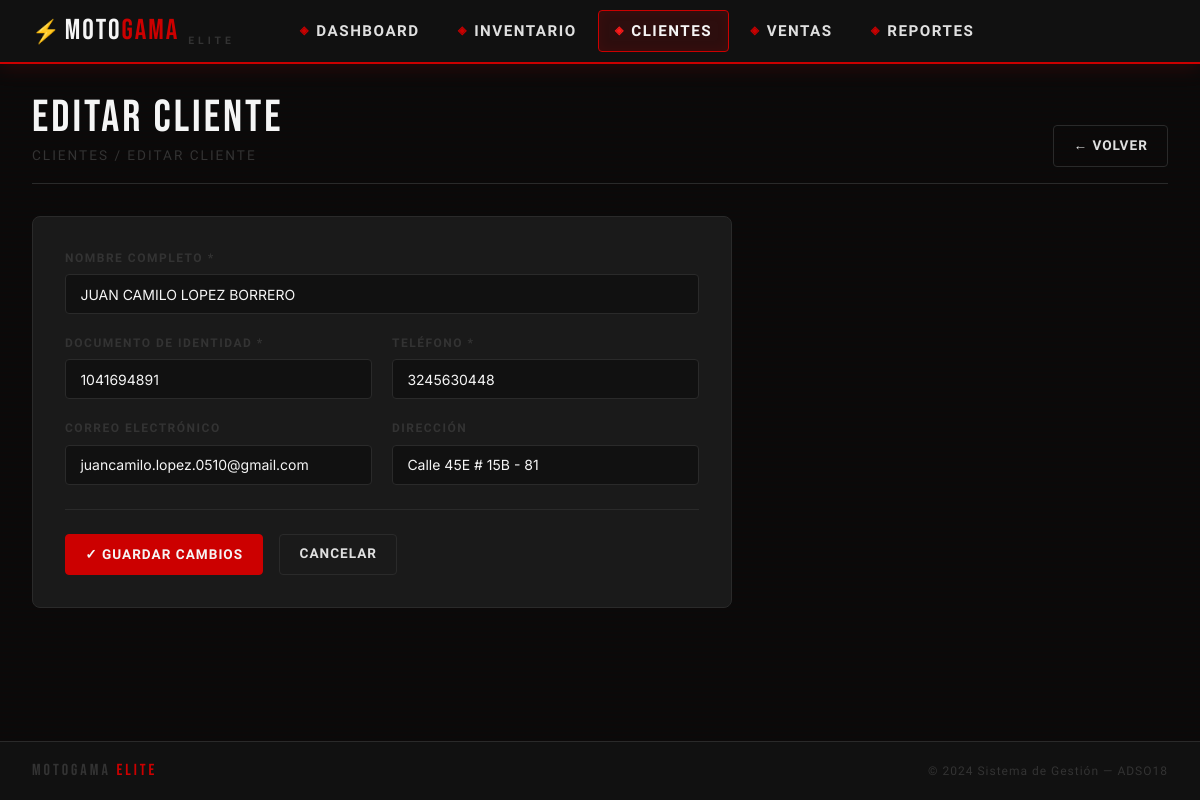
Screenshot of /clientes/editar/4 with the database file from the repository.
### tables this page shows
CREATE TABLE clientes (
    id INTEGER PRIMARY KEY AUTOINCREMENT,
    nombre TEXT NOT NULL,
    documento TEXT NOT NULL UNIQUE,
    telefono TEXT NOT NULL,
    email TEXT,
    direccion TEXT,
    created_at TIMESTAMP DEFAULT CURRENT_TIMESTAMP
);

### app.py (the view, shortened to what this page needs)
@app.route('/clientes/editar/<int:id>', methods=['GET', 'POST'])
def editar_cliente(id):
    conn = get_db()
    cliente = conn.execute("SELECT * FROM clientes WHERE id=?", (id,)).fetchone()
    if not cliente:
        flash('Cliente no encontrado.', 'error')
        return redirect(url_for('clientes'))
    conn.close()
    return render_template('cliente_form.html', cliente=cliente, titulo='Editar Cliente')

### app.py (called while the page is built)
def get_db():
    conn = sqlite3.connect(DB_PATH)
    conn.row_factory = sqlite3.Row
    conn.execute("PRAGMA foreign_keys = ON")
    return conn

### templates/cliente_form.html (shortened to what this page needs)
{% extends 'base.html' %}
{% block content %}
<div class="page-header">
    <div>
        <div class="page-title">{{ titulo.upper() }}</div>
        <div class="page-subtitle">Clientes / {{ titulo }}</div>
    </div>
    <a href="{{ url_for('clientes') }}" class="btn btn-secondary">← Volver</a>
</div>
<div class="form-card">
    <form method="POST">
        <div class="form-grid">
            <div class="form-group full-width">
                <label for="nombre">Nombre Completo *</label>
                <input type="text" id="nombre" name="nombre" required
                       value="{{ cliente.nombre if cliente else '' }}"
                       placeholder="Ej: Carlos Rodríguez">
            </div>
            <div class="form-group">
                <label for="documento">Documento de Identidad *</label>
                <input type="text" id="documento" name="documento" required
                       value="{{ cliente.documento if cliente else '' }}"
                       placeholder="Ej: 1234567890">
            </div>
            <div class="form-group">
                <label for="telefono">Teléfono *</label>
                <input type="tel" id="telefono" name="telefono" required
                       value="{{ cliente.telefono if cliente else '' }}"
                       placeholder="Ej: 3001234567">
            </div>
            <div class="form-group">
                <label for="email">Correo Electrónico</label>
                <input type="email" id="email" name="email"
                       value="{{ cliente.email if cliente else '' }}"
                       placeholder="Ej: cliente@email.com">
            </div>
            <div class="form-group">
                <label for="direccion">Dirección</label>
                <input type="text" id="direccion" name="direccion"
                       value="{{ cliente.direccion if cliente else '' }}"
                       placeholder="Ej: Bogotá, Chapinero">
            </div>
        </div>
        <div class="form-actions">
            <button type="submit" class="btn btn-primary">
                {{ '✓ Guardar Cambios' if cliente else '+ Registrar Cliente' }}
            </button>
            <a href="{{ url_for('clientes') }}" class="btn btn-secondary">Cancelar</a>
        </div>
    </form>
</div>
{% endblock %}

### static/css/style.css (style rules this page uses)
:root { --rojo: #CC0000; --rojo-vivo: #FF1A1A; --rojo-oscuro: #8B0000; --negro: #0A0A0A; --negro-medio: #111111; --negro-suave: #1A1A1A; --gris-oscuro: #222222; --gris-medio: #333333; --gris-borde: #2A2A2A; --blanco: #F5F5F5; --blanco-suave: #E0E0E0; --blanco-opaco: rgba(245,245,245,0.07); --sombra-roja: 0 0 20px rgba(204,0,0,0.3); --sombra-fuerte: 0 8px 32px rgba(0,0,0,0.6); --font-display: 'Bebas Neue', sans-serif; --font-ui: 'Rajdhani', sans-serif; --font-body: 'Inter', sans-serif; --radius: 4px; --radius-lg: 8px; --transition: 0.2s cubic-bezier(0.4,0,0.2,1); }
*, *::before, *::after { box-sizing: border-box; margin: 0; padding: 0; }
html { scroll-behavior: smooth; }
body { background: var(--negro); color: var(--blanco); font-family: var(--font-body); font-size: 14px; line-height: 1.6; min-height: 100vh; display: flex; flex-direction: column; }
body::before { content: ''; position: fixed; inset: 0; background-image: repeating-linear-gradient( 0deg, transparent, transparent 2px, rgba(204,0,0,0.015) 2px, rgba(204,0,0,0.015) 4px ); pointer-events: none; z-index: 0; }
.page-header { margin-bottom: 2rem; padding-bottom: 1rem; border-bottom: 1px solid var(--gris-borde); display: flex; align-items: flex-end; justify-content: space-between; flex-wrap: wrap; gap: 1rem; }
.page-title { font-family: var(--font-display); font-size: 2.8rem; letter-spacing: 3px; color: var(--blanco); line-height: 1; }
.page-subtitle { font-family: var(--font-ui); color: var(--gris-medio); font-size: 0.85rem; letter-spacing: 2px; text-transform: uppercase; margin-top: 0.25rem; }
.btn { display: inline-flex; align-items: center; gap: 0.4rem; padding: 0.55rem 1.2rem; border: none; border-radius: var(--radius); cursor: pointer; font-family: var(--font-ui); font-size: 0.85rem; font-weight: 700; letter-spacing: 1px; text-transform: uppercase; text-decoration: none; transition: all var(--transition); white-space: nowrap; }
.btn-primary { background: var(--rojo); color: var(--blanco); border: 1px solid var(--rojo); }
.btn-secondary { background: transparent; color: var(--blanco-suave); border: 1px solid var(--gris-borde); }
.form-card { background: var(--negro-suave); border: 1px solid var(--gris-borde); border-radius: var(--radius-lg); padding: 2rem; max-width: 700px; }
.form-grid { display: grid; grid-template-columns: repeat(auto-fit, minmax(220px, 1fr)); gap: 1.25rem; }
.form-group { display: flex; flex-direction: column; gap: 0.4rem; }
.form-group.full-width { grid-column: 1 / -1; }
label { font-family: var(--font-ui); font-size: 0.75rem; font-weight: 700; letter-spacing: 1.5px; text-transform: uppercase; color: var(--gris-medio); }
input, select, textarea { background: var(--negro-medio); border: 1px solid var(--gris-borde); border-radius: var(--radius); color: var(--blanco); font-family: var(--font-body); font-size: 0.875rem; padding: 0.65rem 0.9rem; transition: border-color var(--transition), box-shadow var(--transition); outline: none; width: 100%; }
input::placeholder { color: var(--gris-medio); }
.form-actions { display: flex; gap: 1rem; margin-top: 1.5rem; padding-top: 1.5rem; border-top: 1px solid var(--gris-borde); flex-wrap: wrap; }

### rows the page displays
clientes: nombre "JUAN CAMILO LOPEZ BORRERO", documento "1041694891", telefono "3245630448", email "juancamilo.lopez.0510@gmail.com", direccion "Calle 45E # 15B - 81"

### other values shown
{{ titulo.upper() }} "EDITAR CLIENTE"
{{ titulo }} "EDITAR CLIENTE"
{{ '✓ Guardar Cambios' if cliente else '+ Registrar Cliente' }} "✓ GUARDAR CAMBIOS"
